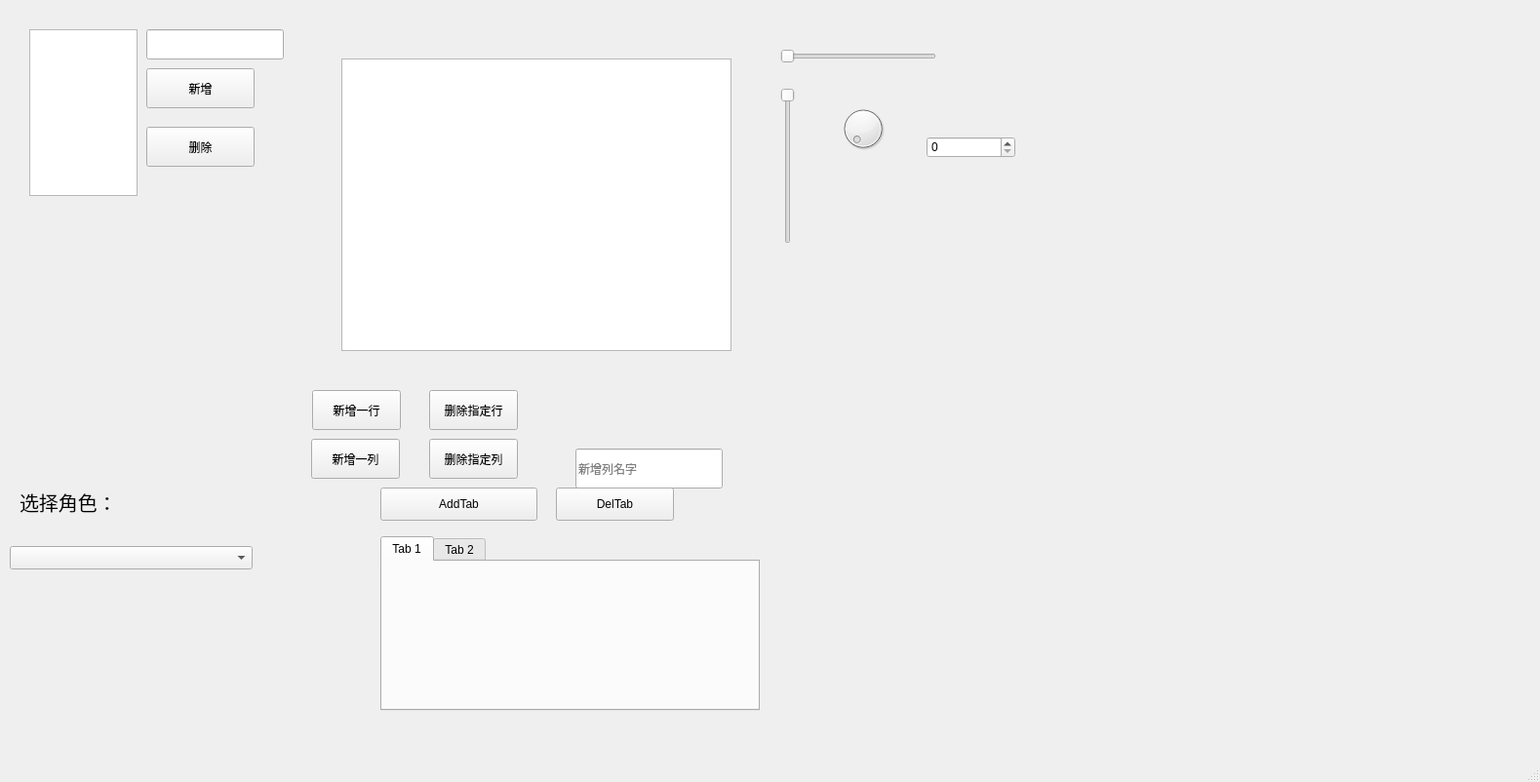
<?xml version="1.0" encoding="UTF-8"?>
<ui version="4.0">
 <class>MainWindow</class>
 <widget class="QMainWindow" name="MainWindow">
  <property name="geometry">
   <rect>
    <x>0</x>
    <y>0</y>
    <width>1579</width>
    <height>802</height>
   </rect>
  </property>
  <property name="windowTitle">
   <string>MainWindow</string>
  </property>
  <widget class="QWidget" name="centralwidget">
   <widget class="QListWidget" name="listWidget">
    <property name="geometry">
     <rect>
      <x>30</x>
      <y>30</y>
      <width>111</width>
      <height>171</height>
     </rect>
    </property>
   </widget>
   <widget class="QPushButton" name="pushButtonAdd">
    <property name="geometry">
     <rect>
      <x>150</x>
      <y>70</y>
      <width>111</width>
      <height>41</height>
     </rect>
    </property>
    <property name="text">
     <string>新增</string>
    </property>
   </widget>
   <widget class="QPushButton" name="pushButtonDel">
    <property name="geometry">
     <rect>
      <x>150</x>
      <y>130</y>
      <width>111</width>
      <height>41</height>
     </rect>
    </property>
    <property name="text">
     <string>删除</string>
    </property>
   </widget>
   <widget class="QLineEdit" name="lineEditList">
    <property name="geometry">
     <rect>
      <x>150</x>
      <y>30</y>
      <width>141</width>
      <height>31</height>
     </rect>
    </property>
   </widget>
   <widget class="QTableWidget" name="tableWidget">
    <property name="geometry">
     <rect>
      <x>350</x>
      <y>60</y>
      <width>400</width>
      <height>300</height>
     </rect>
    </property>
   </widget>
   <widget class="QPushButton" name="pushButtonAddRow">
    <property name="geometry">
     <rect>
      <x>320</x>
      <y>400</y>
      <width>91</width>
      <height>41</height>
     </rect>
    </property>
    <property name="text">
     <string>新增一行</string>
    </property>
   </widget>
   <widget class="QPushButton" name="pushButtonDelRow">
    <property name="geometry">
     <rect>
      <x>440</x>
      <y>400</y>
      <width>91</width>
      <height>41</height>
     </rect>
    </property>
    <property name="text">
     <string>删除指定行</string>
    </property>
   </widget>
   <widget class="QPushButton" name="pushButtonAddCol">
    <property name="geometry">
     <rect>
      <x>319</x>
      <y>450</y>
      <width>91</width>
      <height>41</height>
     </rect>
    </property>
    <property name="text">
     <string>新增一列</string>
    </property>
   </widget>
   <widget class="QPushButton" name="pushButtonDelCol">
    <property name="geometry">
     <rect>
      <x>440</x>
      <y>450</y>
      <width>91</width>
      <height>41</height>
     </rect>
    </property>
    <property name="text">
     <string>删除指定列</string>
    </property>
   </widget>
   <widget class="QLineEdit" name="lineEditTable">
    <property name="geometry">
     <rect>
      <x>590</x>
      <y>460</y>
      <width>151</width>
      <height>41</height>
     </rect>
    </property>
    <property name="placeholderText">
     <string>新增列名字</string>
    </property>
   </widget>
   <widget class="QSlider" name="horizontalSlider">
    <property name="geometry">
     <rect>
      <x>800</x>
      <y>50</y>
      <width>160</width>
      <height>16</height>
     </rect>
    </property>
    <property name="orientation">
     <enum>Qt::Horizontal</enum>
    </property>
   </widget>
   <widget class="QSlider" name="verticalSlider">
    <property name="geometry">
     <rect>
      <x>800</x>
      <y>90</y>
      <width>16</width>
      <height>160</height>
     </rect>
    </property>
    <property name="orientation">
     <enum>Qt::Vertical</enum>
    </property>
    <property name="invertedAppearance">
     <bool>true</bool>
    </property>
   </widget>
   <widget class="QSpinBox" name="spinBox">
    <property name="geometry">
     <rect>
      <x>950</x>
      <y>140</y>
      <width>91</width>
      <height>22</height>
     </rect>
    </property>
    <property name="maximum">
     <number>5</number>
    </property>
   </widget>
   <widget class="QDial" name="dial">
    <property name="geometry">
     <rect>
      <x>860</x>
      <y>100</y>
      <width>50</width>
      <height>64</height>
     </rect>
    </property>
   </widget>
   <widget class="QTabWidget" name="tabWidget">
    <property name="geometry">
     <rect>
      <x>390</x>
      <y>550</y>
      <width>389</width>
      <height>179</height>
     </rect>
    </property>
    <widget class="QWidget" name="tab">
     <attribute name="title">
      <string>Tab 1</string>
     </attribute>
    </widget>
    <widget class="QWidget" name="tab_2">
     <attribute name="title">
      <string>Tab 2</string>
     </attribute>
    </widget>
   </widget>
   <widget class="QLabel" name="labelChoice">
    <property name="geometry">
     <rect>
      <x>20</x>
      <y>450</y>
      <width>249</width>
      <height>129</height>
     </rect>
    </property>
    <property name="font">
     <font>
      <pointsize>15</pointsize>
     </font>
    </property>
    <property name="text">
     <string>选择角色：</string>
    </property>
   </widget>
   <widget class="QComboBox" name="comboBox">
    <property name="geometry">
     <rect>
      <x>10</x>
      <y>560</y>
      <width>249</width>
      <height>24</height>
     </rect>
    </property>
   </widget>
   <widget class="QPushButton" name="pushButtonAddTab">
    <property name="geometry">
     <rect>
      <x>390</x>
      <y>500</y>
      <width>161</width>
      <height>34</height>
     </rect>
    </property>
    <property name="text">
     <string>AddTab</string>
    </property>
   </widget>
   <widget class="QPushButton" name="pushButtonDelTab">
    <property name="geometry">
     <rect>
      <x>570</x>
      <y>500</y>
      <width>121</width>
      <height>34</height>
     </rect>
    </property>
    <property name="text">
     <string>DelTab</string>
    </property>
   </widget>
  </widget>
  <widget class="QMenuBar" name="menubar">
   <property name="geometry">
    <rect>
     <x>0</x>
     <y>0</y>
     <width>1579</width>
     <height>30</height>
    </rect>
   </property>
  </widget>
  <widget class="QStatusBar" name="statusbar"/>
 </widget>
 <resources/>
 <connections/>
</ui>
